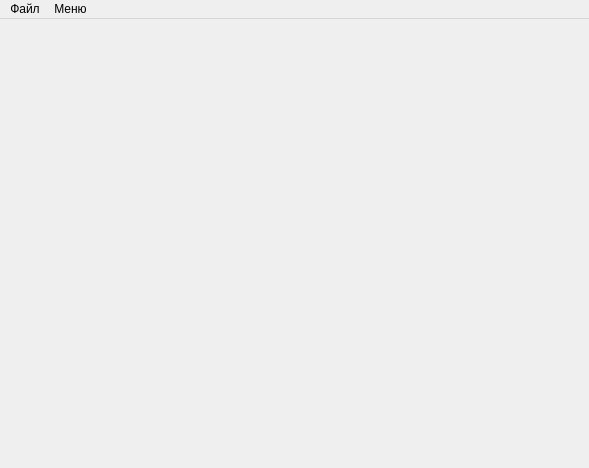
<?xml version="1.0" encoding="UTF-8"?>
<ui version="4.0">
 <class>MainWindow</class>
 <widget class="QMainWindow" name="MainWindow">
  <property name="geometry">
   <rect>
    <x>0</x>
    <y>0</y>
    <width>589</width>
    <height>468</height>
   </rect>
  </property>
  <property name="windowTitle">
   <string>GraphEditor</string>
  </property>
  <widget class="QWidget" name="centralwidget">
   <layout class="QGridLayout" name="gridLayout">
    <item row="0" column="0">
     <widget class="FormGraph" name="formGraph" native="true"/>
    </item>
   </layout>
  </widget>
  <widget class="QMenuBar" name="menubar">
   <property name="geometry">
    <rect>
     <x>0</x>
     <y>0</y>
     <width>589</width>
     <height>20</height>
    </rect>
   </property>
   <widget class="QMenu" name="menu">
    <property name="title">
     <string>Файл</string>
    </property>
    <addaction name="LoadAM"/>
    <addaction name="LoadIM"/>
    <addaction name="SaveAM"/>
    <addaction name="SaveIM"/>
    <addaction name="SaveImage"/>
    <addaction name="SaveWay"/>
    <addaction name="About"/>
   </widget>
   <widget class="QMenu" name="menu_algorithm">
    <property name="title">
     <string>Меню</string>
    </property>
    <addaction name="Bfs"/>
    <addaction name="Bfis"/>
    <addaction name="Dkt"/>
    <addaction name="As"/>
    <addaction name="Dkt_prop"/>
    <addaction name="Poln"/>
    <addaction name="Color"/>
    <addaction name="Rand"/>
    <addaction name="Recovery"/>
   </widget>
   <addaction name="menu"/>
   <addaction name="menu_algorithm"/>
  </widget>
  <action name="actOpen">
   <property name="text">
    <string>Открыть</string>
   </property>
  </action>
  <action name="actClose">
   <property name="text">
    <string>Закрыть</string>
   </property>
  </action>
  <action name="actSave">
   <property name="text">
    <string>Сохранить</string>
   </property>
  </action>
  <action name="actSaveAs">
   <property name="text">
    <string>Сохранить как</string>
   </property>
  </action>
  <action name="actExit">
   <property name="text">
    <string>Выход</string>
   </property>
  </action>
  <action name="LoadAM">
   <property name="text">
    <string>Открыть Матрицей смежности</string>
   </property>
  </action>
  <action name="SaveAM">
   <property name="text">
    <string>Сохранить Матрицей смежности</string>
   </property>
  </action>
  <action name="LoadIM">
   <property name="text">
    <string>Открыть Матрицей инцидентности </string>
   </property>
  </action>
  <action name="SaveIM">
   <property name="text">
    <string>Сохранить Матрицей инцидентности</string>
   </property>
  </action>
  <action name="SaveImage">
   <property name="text">
    <string>Сохранить изображение</string>
   </property>
  </action>
  <action name="SaveWay">
   <property name="text">
    <string>Сохранить путь</string>
   </property>
  </action>
  <action name="Bfs">
   <property name="text">
    <string>Search_breadth_for_search</string>
   </property>
  </action>
  <action name="Bfis">
   <property name="text">
    <string>Search_best_for_search</string>
   </property>
  </action>
  <action name="Dkt">
   <property name="text">
    <string>Search_dijkstra</string>
   </property>
  </action>
  <action name="As">
   <property name="text">
    <string>Search_A_star</string>
   </property>
  </action>
  <action name="About">
   <property name="text">
    <string>About</string>
   </property>
  </action>
  <action name="Dkt_prop">
   <property name="text">
    <string>Dijkstra_properties</string>
   </property>
  </action>
  <action name="Poln">
   <property name="text">
    <string>Create_full_graph</string>
   </property>
  </action>
  <action name="Rand">
   <property name="text">
    <string>Random_graph</string>
   </property>
  </action>
  <action name="Color">
   <property name="text">
    <string>Color</string>
   </property>
  </action>
  <action name="Recovery">
   <property name="text">
    <string>Recovery</string>
   </property>
  </action>
 </widget>
 <customwidgets>
  <customwidget>
   <class>FormGraph</class>
   <extends>QWidget</extends>
   <header>formgraph.h</header>
   <container>1</container>
  </customwidget>
 </customwidgets>
 <resources/>
 <connections>
  <connection>
   <sender>actExit</sender>
   <signal>triggered()</signal>
   <receiver>MainWindow</receiver>
   <slot>close()</slot>
   <hints>
    <hint type="sourcelabel">
     <x>-1</x>
     <y>-1</y>
    </hint>
    <hint type="destinationlabel">
     <x>221</x>
     <y>281</y>
    </hint>
   </hints>
  </connection>
 </connections>
</ui>
